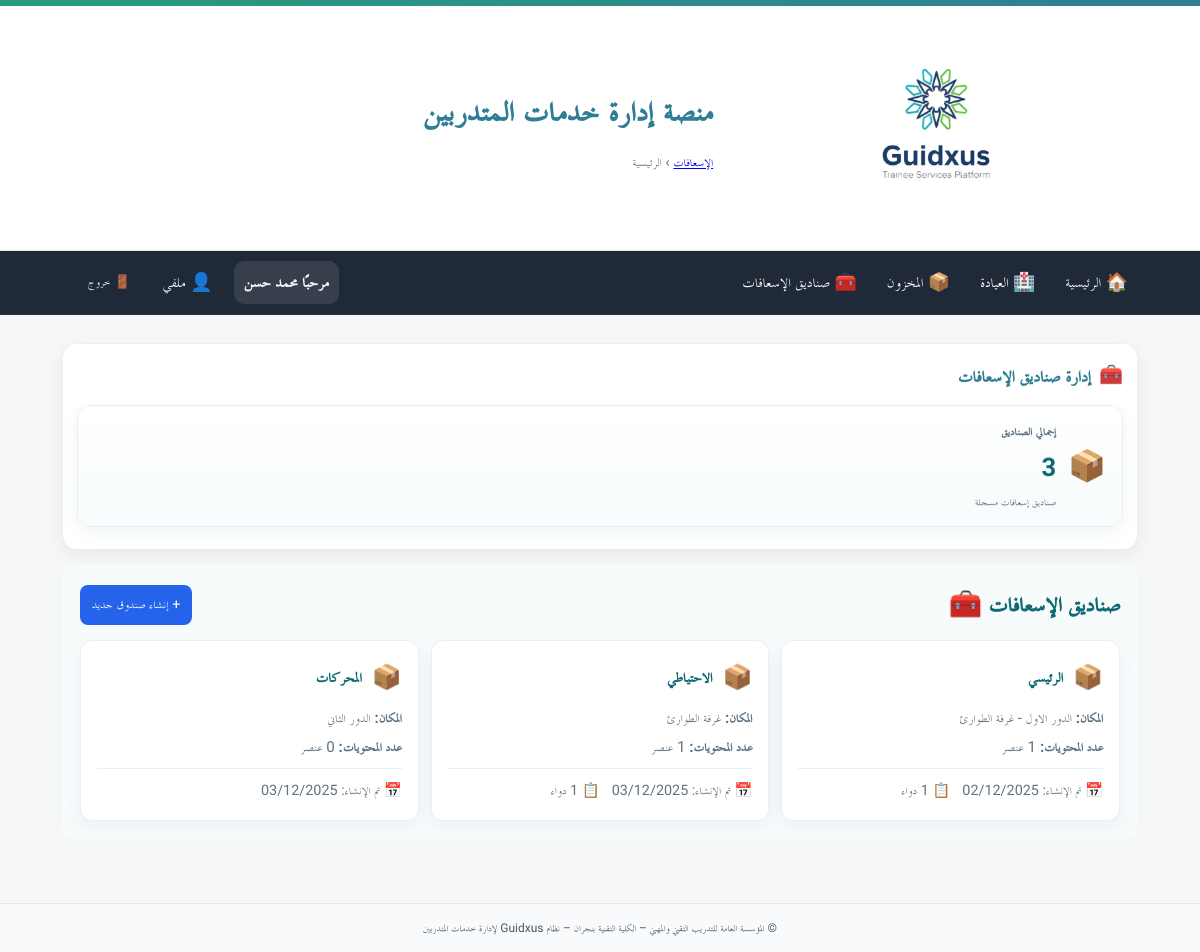
The page /first-aid/ (signed in) on the database its author committed.
### app/models.py (models this page shows)
class User(Base):
    __tablename__ = "users"
    id = Column(Integer, primary_key=True, autoincrement=True)
    full_name = Column(String(255), nullable=False)
    username = Column(String(100), unique=True, nullable=False, index=True)
    password_hash = Column(String(255), nullable=False)
    is_admin = Column(Boolean, default=False, nullable=False)   # سوبر أدمن (صلاحيات كاملة)
    is_college_admin = Column(Boolean, default=False, nullable=False)  # أدمن كلية (صلاحيات في نطاق كلية واحدة)
    college_admin_college = Column(String(255), nullable=True)  # الكلية التي يديرها أدمن الكلية
    is_hod = Column(Boolean, default=False, nullable=False)      # رئيس قسم؟
    is_doc = Column(Boolean, default=False, nullable=False)      # 👈 طبيب الكلية (جديد)
    hod_college = Column(String(255), nullable=True)             # كلية رئيس القسم (إن وُجد)
    is_active = Column(Boolean, default=True, nullable=False)
    must_change_password = Column(Boolean, default=True, nullable=False)  # يجب تغيير كلمة المرور عند أول دخول
    created_at = Column(DateTime, server_default=func.now(), nullable=False)
    updated_at = Column(DateTime, onupdate=func.now())
    headed_departments = relationship(
        "Department",
        back_populates="head_user",
        foreign_keys="Department.head_user_id",
        lazy="selectin",
    )

class FirstAidBox(Base):
    __tablename__ = "first_aid_boxes"
    id = Column(Integer, primary_key=True, index=True)
    box_name = Column(String(255), nullable=False)  # اسم الصندوق (مثلاً: "صندوق العيادة")
    location = Column(String(255), nullable=False)  # مكان الصندوق
    created_by_user_id = Column(Integer, ForeignKey("users.id"), nullable=False)
    created_at = Column(DateTime, server_default=func.now(), nullable=False)
    updated_at = Column(DateTime, server_default=func.now(), onupdate=func.now(), nullable=False)
    items = relationship("FirstAidBoxItem", back_populates="box", cascade="all, delete-orphan")
    created_by = relationship("User", foreign_keys=[created_by_user_id])
    __table_args__ = (
        Index("idx_first_aid_box_location", "location"),
    )

### app/routers/first_aid.py (the view)
@router.get("/", include_in_schema=False)
def fa_index(request: Request, user=Depends(require_doc), db: Session = Depends(get_db)):
    boxes = db.query(FirstAidBox).all()
    return templates.TemplateResponse("first_aid/index.html", {
        "request": request,
        "boxes": boxes,
        "box_count": len(boxes)
    })

### app/templates/first_aid/index.html (shortened to what this page needs)
{% extends "base.html" %}
{% block breadcrumb %}
  <a href="/first-aid/">الإسعافات</a> › <span>الرئيسية</span>
{% endblock %}
{% block content %}
<section class="card card-prestige">
  <div class="card-head">
    <div class="card-icon">🧰</div>
    <h3>إدارة صناديق الإسعافات</h3>
  </div>
  <div class="kpi-grid">
    <div class="kpi-card">
      <div class="icon">📦</div>
      <div class="kpi-meta">
        <div class="kpi-label">إجمالي الصناديق</div>
        <div class="kpi-value">{{ box_count }}</div>
        <div class="kpi-sub">صناديق إسعافات مسجلة</div>
      </div>
    </div>
  </div>
</section>
<section class="section">
  <div class="section-header">
    <h2 class="section-title">صناديق الإسعافات 🧰</h2>
    <a href="/first-aid/boxes/create">+ إنشاء صندوق جديد</a>
  </div>
  {% if boxes %}
    <div class="boxes-list">
      {% for box in boxes %}
      <a href="/first-aid/boxes/{{ box.id }}" class="box-card">
        <div class="box-card-header">
          <div class="box-card-icon">📦</div>
          <div class="box-card-title">{{ box.box_name }}</div>
        </div>
        <div style="color: #5f7280; font-size: 0.95rem; line-height: 1.4;">
          <p style="margin: 0 0 8px 0;">
            <strong>المكان:</strong> {{ box.location }}
          </p>
          <p style="margin: 0;">
            <strong>عدد المحتويات:</strong> {{ box.items|length }} عنصر
          </p>
        </div>
        <div class="box-card-info">
          <span>📅 تم الإنشاء: {{ box.created_at.strftime('%d/%m/%Y') }}</span>
          {% if box.items %}
          <span>📋 {{ box.items|length }} دواء</span>
          {% endif %}
        </div>
      </a>
      {% endfor %}
    </div>
  {% endif %}
</section>
{% endblock %}

### app/templates/base.html (shortened to what this page needs)
<!doctype html>
<html lang="ar" dir="rtl">
<head>
  <link rel="stylesheet" href="/static/css/app.css">
  <link rel="stylesheet" href="/static/css/custom.css">
</head>
<body>
  <header class="site-header">
    <div class="topband"></div>
    <div class="container header-inner">
      {% if ui_logo_url %}
        <img src="{{ ui_logo_url }}" alt="{{ app_name or 'Logo' }}" class="logo">
      {% else %}
        <img src="/static/images/logo.jpg" alt="{{ app_name or 'Logo' }}" class="logo">
      {% endif %}
      <div class="titles">
        <h1 class="site-title">{{ app_name or "منصة إدارة خدمات المتدربين" }}</h1>
        <div class="breadcrumb">{% block breadcrumb %}{% endblock %}</div>
      </div>
    </div>
  </header>
  <nav class="main-nav">
    <div class="nav-inner">
      <a href="/">🏠 الرئيسية</a>
      {% set cu = request.session.get('user') %}
      {% set display_name = (cu.get('full_name') if cu and cu.get('full_name') else (cu.get('username') if cu and cu.get('username') else 'مستخدم')) %}
      {% if cu %}
        {% if cu.get('is_doc') %}
          <a href="/clinic/">🏥 العيادة</a>
          <a href="/inventory/">📦 المخزون</a>
          <a href="/first-aid/">🧰 صناديق الإسعافات</a>
        {% endif %}
        <div class="navbar-right">
          <span class="greeting">مرحبًا {{ display_name }}</span>
          <a href="/profile/" class="btn-link" title="ملفي الشخصي">👤 ملفي</a>
          <form method="post" action="/auth/logout" style="margin:0;">
            <button class="btn-link btn-logout" title="تسجيل الخروج">🚪 خروج</button>
          </form>
        </div>
      {% else %}
        <div class="nav-spacer"></div>
        <a href="/auth/login">🔐 تسجيل الدخول</a>
      {% endif %}
    </div>
  </nav>
  <main class="container">
    {% block content %}{% endblock %}
  </main>
  <footer class="site-footer">
    <div class="container">
      <small>
        {{ ui_footer or "© المؤسسة العامة للتدريب التقني والمهني – الكلية التقنية بنجران – نظام Guidxus لإدارة خدمات المتدربين" }}
      </small>
    </div>
  </footer>
</body>
</html>

### app/static/css/app.css (style rules this page uses)
:root { --tvtc-green-1:#7EC6A4; --tvtc-green-2:#289D7B; --tvtc-blue-1:#6BB6C8; --tvtc-blue-2:#2F7E96; --tvtc-gray-1:#F5F7F8; --tvtc-gray-2:#E5E7EA; --tvtc-gray-3:#6B7280; --tvtc-black:#1F2937; --tvtc-ivory:#FAFAF7; }
* { box-sizing:border-box; font-family:"Cairo","TraditionalArabicCustom","MajallaCustom","Noto Kufi Arabic","Segoe UI",Arial,sans-serif; }
body { margin:0; background:linear-gradient(180deg,var(--tvtc-ivory),#fff 220px,var(--tvtc-gray-1) 221px); color:var(--tvtc-black); font-size:18px; line-height:1.7; }
.container { max-width:1100px; margin-inline:auto; padding:16px; }
.site-header { background:#fff; border-bottom:1px solid var(--tvtc-gray-2); }
.header-inner { display:flex; align-items:center; gap:16px; padding-block:12px; }
.logo { height:56px; width:auto; filter: drop-shadow(0 1px 0 rgba(0,0,0,.05)); }
.site-title { margin:0; color:var(--tvtc-blue-2); font-weight:700; letter-spacing:.3px; }
.breadcrumb { color:var(--tvtc-gray-3); font-size:.9rem; }
.topband { height:6px; background:linear-gradient(90deg,var(--tvtc-green-2),var(--tvtc-blue-2)); }
.site-footer { margin-top:40px; background:#fff; border-top:1px solid var(--tvtc-gray-2); padding:16px; color:var(--tvtc-gray-3); text-align:center; }
.card { background:#fff; border:1px solid var(--tvtc-gray-2); border-radius:12px; padding:16px; margin-block:12px; box-shadow:0 2px 6px rgba(0,0,0,.04); }
.card-prestige { border:1px solid rgba(31,41,55,.06); border-top:0; box-shadow:0 6px 18px rgba(0,0,0,.06); position:relative; overflow:hidden; }
.card-head { display:flex; align-items:center; gap:10px; margin-bottom:8px; }
.card-head h3 { margin:0; font-weight:800; color:var(--tvtc-blue-2); }
.card-icon { font-size:1.1rem; opacity:.9; }
.kpi-grid { grid-template-columns:repeat(3,1fr); gap:16px; margin-bottom:8px; }
.kpi-value { font-size:1.6rem; font-weight:800; color:var(--tvtc-blue-2); }
.kpi-card { background:#fff; border:1px solid var(--tvtc-gray-2); border-radius:12px; padding:16px; box-shadow:0 6px 18px rgba(0,0,0,.06); }
.kpi-label { color:var(--tvtc-gray-3); font-size:.95rem; }
.main-nav { background: #1f2937; color: #fff; border-bottom: 1px solid rgba(255,255,255,.06); }
.main-nav .nav-inner { display: flex; gap: 10px; align-items: center; padding: 10px 12px; max-width: 1100px; margin: 0 auto; }
.main-nav a { color:#fff; text-decoration:none; padding:6px 10px; border-radius:8px; }
.main-nav form { margin-inline-start: auto; }
.btn-link { background: transparent; color: #fff; border: 0; cursor: pointer; padding: 6px 10px; border-radius: 8px; }

### app/static/css/custom.css (style rules this page uses)
.nav-inner a { display: inline-flex; align-items: center; gap: 6px; color: #fff; text-decoration: none; padding: 6px 10px; border-radius: 8px; }
.nav-inner .btn-link { display: inline-flex; align-items: center; gap: 6px; background: transparent; color: #fff; border: 0; cursor: pointer; padding: 6px 10px; border-radius: 8px; }
.navbar-right { display: flex; align-items: center; gap: 12px; }
.greeting { font-weight: 700; color: #f0f5f6; background: rgba(255, 255, 255, 0.10); padding: 6px 10px; border-radius: 10px; }
.btn-logout { margin-left: 40px; }
.btn-logout { margin-left: 16px; }
.card { background: #fff; border: 1px solid #eee; border-radius: 14px; padding: 14px; margin-bottom: 12px; }
.card-head { display: flex; align-items: center; gap: 8px; margin-bottom: 10px; }
.card-icon { font-size: 1.2rem; }
.site-footer { background: #f9fafb; padding: 12px 0; text-align: center; font-size: .9rem; color: #4b5563; }

### rows shown on the page
User: full_name "محمد حسن"
FirstAidBox: box_name "الرئيسي", location "الدور الاول - غرفة الطوارئ", items|length "1", created_at "02/12/2025"
FirstAidBox: box_name "الاحتياطي", location "غرفة الطوارئ", created_at "03/12/2025"
FirstAidBox: box_name "المحركات", location "الدور الثاني", items|length "0", created_at "03/12/2025"

### other values the page prints
{{ app_name or "منصة إدارة خدمات المتدربين" }} "منصة إدارة خدمات المتدربين"
{{ box_count }} "3"
